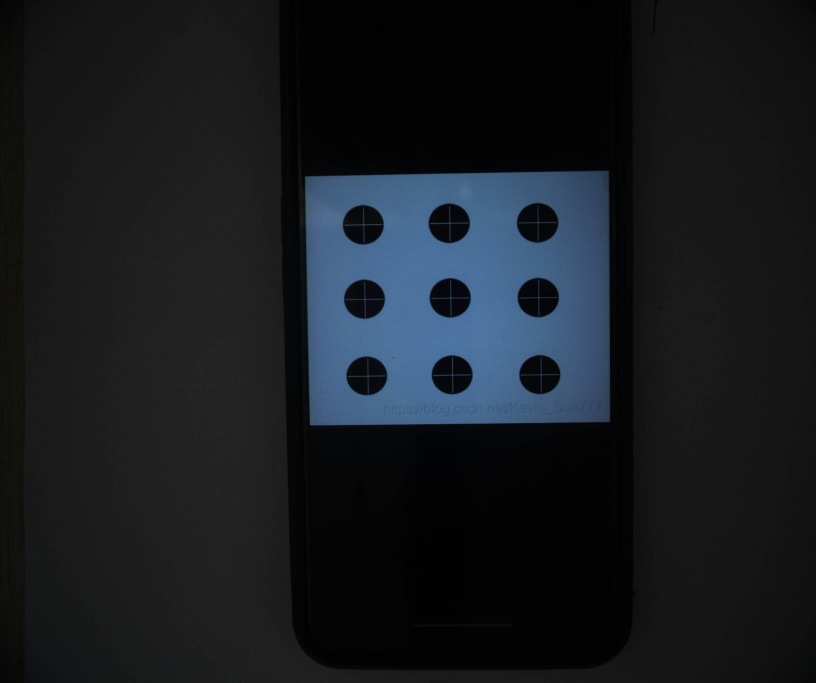
#> input picture shoushirecognition/test222.jpg, 2448 x 2048 px (shown at 1/3 size)
$ python '像素调整.py'
#> lines starting #> are read from the running program, lines starting #| are printed output that depends on the picture
# 导入相关库
import cv2
import numpy as np

# 读取图片
image = cv2.imread('test222.jpg')
#> image is the input picture: shape (2048, 2448, 3); mean B, G, R 31.7, 27.4, 23.5
cv2.imshow('Original Image', image)

# 让我们使用新的宽度和高度缩小图像
down_width = 1280
down_height = 720
down_points = (down_width, down_height)
resized_down = cv2.resize(image, down_points, interpolation= cv2.INTER_LINEAR)
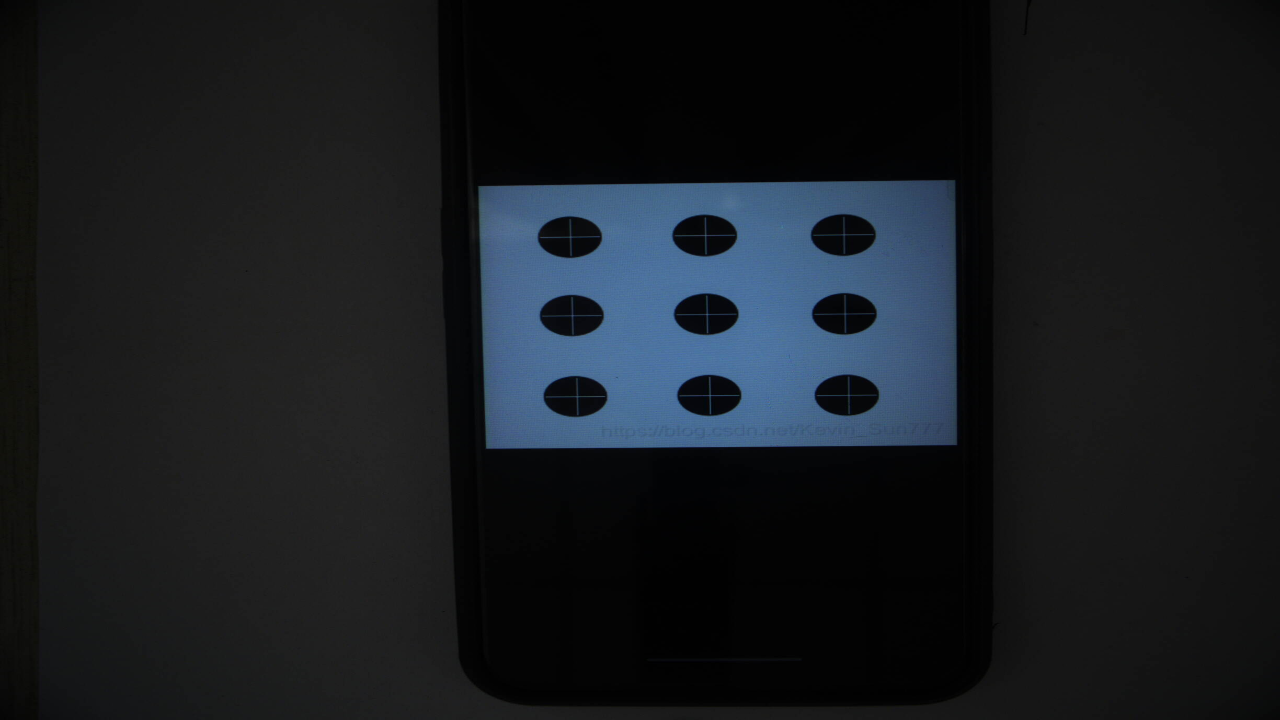
#> resized_down: shape (720, 1280, 3); mean B, G, R 31.7, 27.3, 23.5

# [7 lines of commented-out code are left out]
cv2.imshow('Resized Down by defining height and width', resized_down)
cv2.waitKey()
# cv2.imshow('Resized Up image by defining height and width', resized_up)
# cv2.waitKey()
# 将调整后的图像保存到文件
cv2.imwrite('D:\\anaconda\\shoushirecognition\\resized_image.jpg', resized_down)

#按下任意键退出
cv2.destroyAllWindows()
